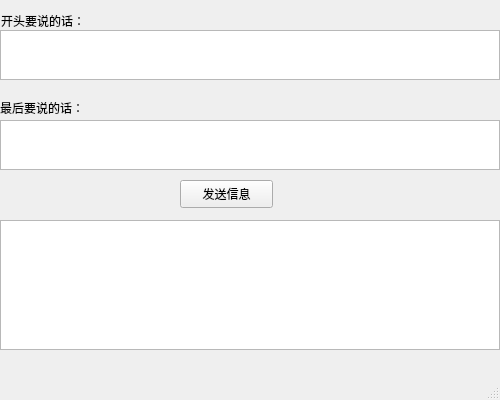
<?xml version="1.0" encoding="UTF-8"?>
<ui version="4.0">
 <class>MainWindow</class>
 <widget class="QMainWindow" name="MainWindow">
  <property name="geometry">
   <rect>
    <x>0</x>
    <y>0</y>
    <width>500</width>
    <height>400</height>
   </rect>
  </property>
  <property name="sizePolicy">
   <sizepolicy hsizetype="Fixed" vsizetype="Fixed">
    <horstretch>0</horstretch>
    <verstretch>0</verstretch>
   </sizepolicy>
  </property>
  <property name="minimumSize">
   <size>
    <width>500</width>
    <height>400</height>
   </size>
  </property>
  <property name="maximumSize">
   <size>
    <width>500</width>
    <height>400</height>
   </size>
  </property>
  <property name="windowTitle">
   <string>WeatherWarning</string>
  </property>
  <widget class="QWidget" name="centralwidget">
   <widget class="QPushButton" name="send_pb">
    <property name="geometry">
     <rect>
      <x>180</x>
      <y>180</y>
      <width>93</width>
      <height>28</height>
     </rect>
    </property>
    <property name="text">
     <string>发送信息</string>
    </property>
   </widget>
   <widget class="QTextEdit" name="send_text">
    <property name="geometry">
     <rect>
      <x>0</x>
      <y>220</y>
      <width>500</width>
      <height>130</height>
     </rect>
    </property>
   </widget>
   <widget class="QLabel" name="label">
    <property name="geometry">
     <rect>
      <x>1</x>
      <y>10</y>
      <width>105</width>
      <height>21</height>
     </rect>
    </property>
    <property name="text">
     <string>开头要说的话：</string>
    </property>
   </widget>
   <widget class="QLabel" name="label_2">
    <property name="geometry">
     <rect>
      <x>0</x>
      <y>100</y>
      <width>105</width>
      <height>16</height>
     </rect>
    </property>
    <property name="text">
     <string>最后要说的话：</string>
    </property>
   </widget>
   <widget class="QTextEdit" name="last_text">
    <property name="geometry">
     <rect>
      <x>0</x>
      <y>120</y>
      <width>500</width>
      <height>50</height>
     </rect>
    </property>
   </widget>
   <widget class="QTextEdit" name="first_text">
    <property name="geometry">
     <rect>
      <x>0</x>
      <y>30</y>
      <width>500</width>
      <height>50</height>
     </rect>
    </property>
    <property name="sizePolicy">
     <sizepolicy hsizetype="Fixed" vsizetype="Fixed">
      <horstretch>0</horstretch>
      <verstretch>0</verstretch>
     </sizepolicy>
    </property>
   </widget>
  </widget>
  <widget class="QMenuBar" name="menubar">
   <property name="geometry">
    <rect>
     <x>0</x>
     <y>0</y>
     <width>500</width>
     <height>26</height>
    </rect>
   </property>
  </widget>
  <widget class="QStatusBar" name="statusbar"/>
 </widget>
 <tabstops>
  <tabstop>first_text</tabstop>
  <tabstop>last_text</tabstop>
  <tabstop>send_pb</tabstop>
  <tabstop>send_text</tabstop>
 </tabstops>
 <resources/>
 <connections/>
</ui>
